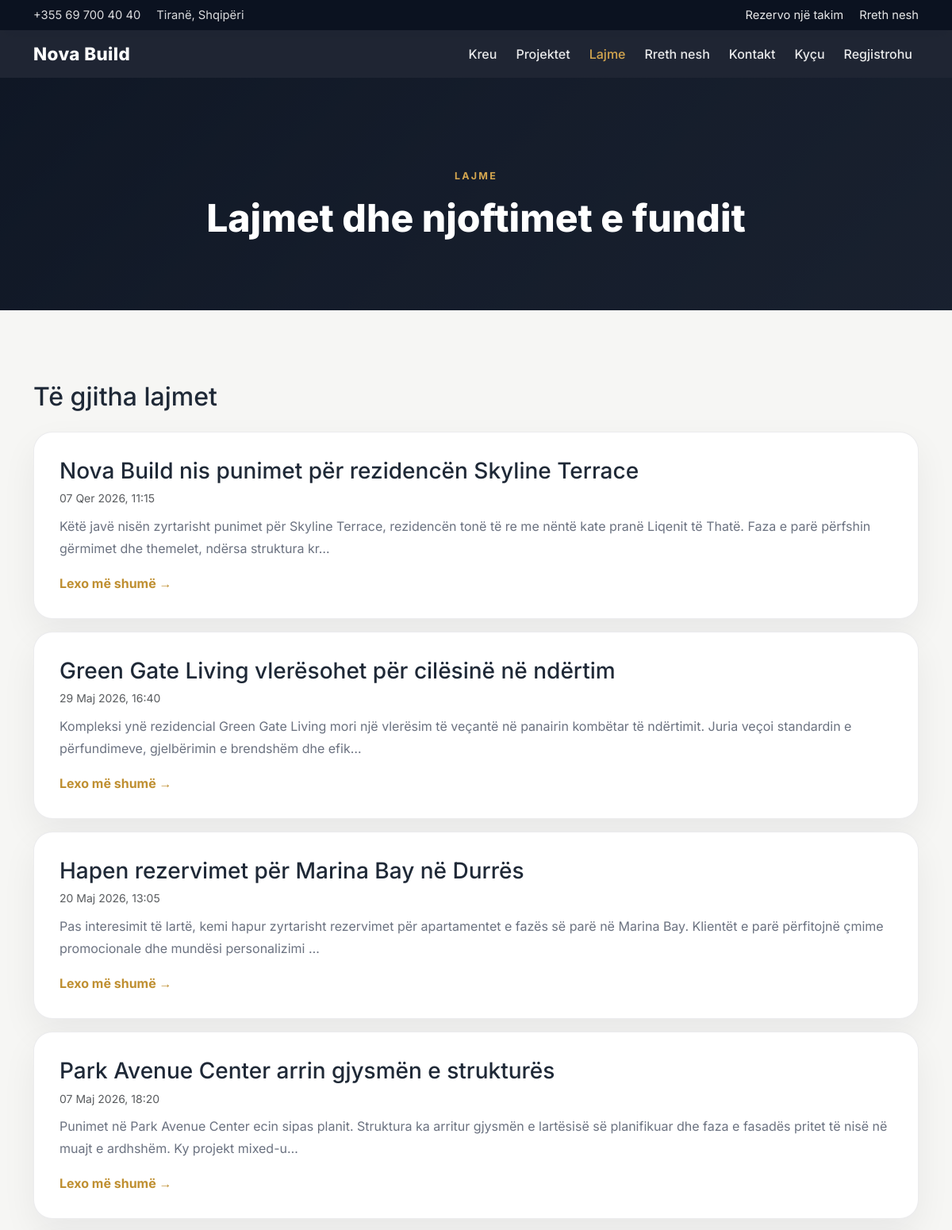
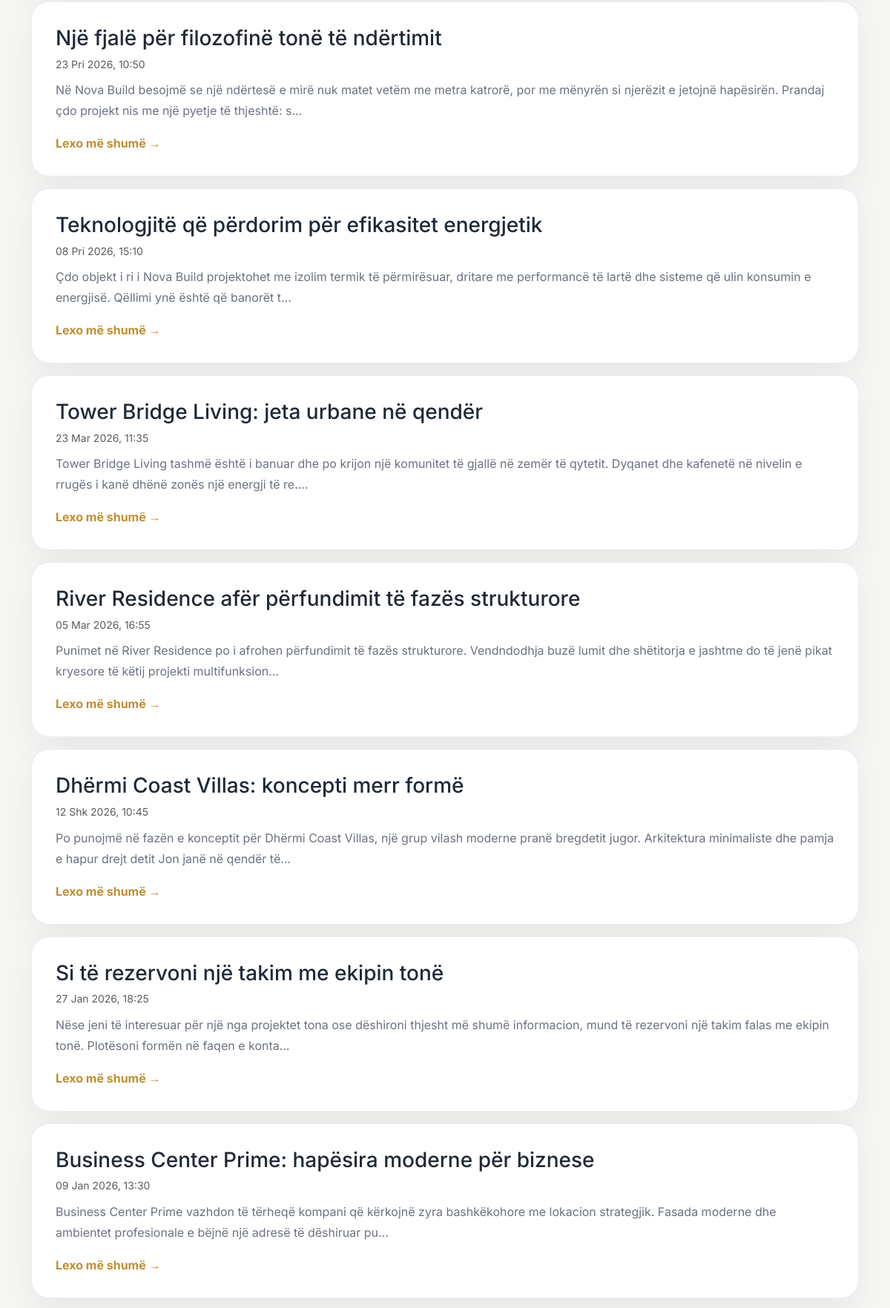
Page /news/ (upper part) on the committed database (2 pictures, top to bottom).
### nova/models.py (models this page shows, shortened)
class NewsPost(models.Model):
    title = models.CharField(max_length=120)
    content = models.TextField(blank=True)
    author = models.ForeignKey(User, on_delete=models.CASCADE)
    date_posted = models.DateTimeField(auto_now_add=True)
    class Meta:
        ordering = ['-date_posted']

### nova/views.py (the view)
# urls.py: path('news/', views.NewsListView.as_view(), name='news-list'),
class NewsListView(ListView):
    model = NewsPost
    template_name = 'nova/news_list.html'
    context_object_name = 'posts'
    ordering = ['-date_posted']

### nova/templates/nova/news_list.html (shortened to what this page needs)
{% extends "nova/base.html" %}
{% block content %}
<section class="page-hero small-hero">
  <div class="container text-center">
    <span class="section-kicker">Lajme</span>
    <h1>Lajmet dhe njoftimet e fundit</h1>
  </div>
</section>
<main class="section-padding bg-light-custom">
  <div class="container">
    <div class="d-flex justify-content-between align-items-center mb-4">
      <h2 class="mb-0">Të gjitha lajmet</h2>
    </div>
    {% for post in posts %}
      <a href="{% url 'news-detail' post.pk %}" class="news-card-link">
        <div class="content-panel mb-3 news-card">
          <h3 class="news-card-title">{{ post.title }}</h3>
          <p class="text-muted small mb-2">{{ post.date_posted|date:"d M Y, H:i" }}</p>
          <p class="mb-2">{{ post.content|truncatechars:180 }}</p>
          <span class="project-link">Lexo më shumë →</span>
        </div>
      </a>
    {% empty %}
      <div class="alert alert-info">Asnjë lajm i publikuar ende.</div>
    {% endfor %}
  </div>
</main>
{% endblock %}

### static/styles/style.css (style rules this page uses)
:root { --dark: #111827; --dark-2: #1f2937; --gold: #d4a64f; --gold-dark: #bf8f31; --text: #1f2937; --muted: #6b7280; --light-bg: #f6f6f4; --white: #ffffff; --border: rgba(17, 24, 39, 0.08); }
* { box-sizing: border-box; }
html { scroll-behavior: smooth; }
body { margin: 0; font-family: 'Inter', sans-serif; color: var(--text); background-color: var(--light-bg); }
a { text-decoration: none; }
.hero-section, .page-hero { background: linear-gradient(rgba(11, 18, 32, 0.78), rgba(11, 18, 32, 0.78)), linear-gradient(135deg, #1f2937, #374151 45%, #4b5563); color: var(--white); }
.small-hero { padding: 110px 0 70px; }
.eyebrow, .section-kicker { display: inline-block; text-transform: uppercase; letter-spacing: 0.18em; font-size: 0.78rem; font-weight: 700; color: var(--gold); }
.hero-card, .content-panel, .feature-panel { background: rgba(255, 255, 255, 0.1); border: 1px solid rgba(255, 255, 255, 0.12); border-radius: 24px; padding: 32px; box-shadow: 0 24px 60px rgba(0, 0, 0, 0.18); }
.content-panel, .feature-panel { background: var(--white); border: 1px solid var(--border); box-shadow: 0 18px 45px rgba(15, 23, 42, 0.06); }
.section-padding { padding: 90px 0; }
.section-heading h2, .page-hero h1 { font-size: clamp(2rem, 4vw, 3rem); font-weight: 800; margin-top: 14px; margin-bottom: 18px; }
.project-body p, .icon-card p, .content-panel p, .contact-item p, .feature-list li, .project-meta li { color: var(--muted); line-height: 1.75; }
.project-link { display: inline-block; margin-top: 10px; color: var(--gold-dark); font-weight: 700; }
.bg-light-custom { background: var(--light-bg); }
.news-card-link { display: block; text-decoration: none; color: inherit; }
.news-card { transition: transform 0.2s ease, box-shadow 0.2s ease; cursor: pointer; }
.news-card-title { color: var(--text, #2b2b2b); margin-bottom: 6px; }

### rows in the picture
NewsPost: title "Nova Build nis punimet për rezidencën Skyline Terrace", date_posted "07 Qer 2026, 11:15", content "Këtë javë nisën zyrtarisht punimet për Skyline Terrace, rezidencën tonë të re me nëntë kate pranë Liqenit të Thatë. Faza e parë përfshin gërmimet dhe themelet, ndërsa struktura kr…"
NewsPost: title "Green Gate Living vlerësohet për cilësinë në ndërtim", date_posted "29 Maj 2026, 16:40", content "Kompleksi ynë rezidencial Green Gate Living mori një vlerësim të veçantë në panairin kombëtar të ndërtimit. Juria veçoi standardin e përfundimeve, gjelbërimin e brendshëm dhe efik…"
NewsPost: title "Hapen rezervimet për Marina Bay në Durrës", date_posted "20 Maj 2026, 13:05", content "Pas interesimit të lartë, kemi hapur zyrtarisht rezervimet për apartamentet e fazës së parë në Marina Bay. Klientët e parë përfitojnë çmime promocionale dhe mundësi personalizimi …"
NewsPost: title "Park Avenue Center arrin gjysmën e strukturës", date_posted "07 Maj 2026, 18:20", content "Punimet në Park Avenue Center ecin sipas planit. Struktura ka arritur gjysmën e lartësisë së planifikuar dhe faza e fasadës pritet të nisë në muajt e ardhshëm. Ky projekt mixed-u…"
NewsPost: title "Një fjalë për filozofinë tonë të ndërtimit", date_posted "23 Pri 2026, 10:50", content "Në Nova Build besojmë se një ndërtesë e mirë nuk matet vetëm me metra katrorë, por me mënyrën si njerëzit e jetojnë hapësirën. Prandaj çdo projekt nis me një pyetje të thjeshtë: s…"
NewsPost: title "Teknologjitë që përdorim për efikasitet energjetik", date_posted "08 Pri 2026, 15:10", content "Çdo objekt i ri i Nova Build projektohet me izolim termik të përmirësuar, dritare me performancë të lartë dhe sisteme që ulin konsumin e energjisë. Qëllimi ynë është që banorët t…"
NewsPost: title "Tower Bridge Living: jeta urbane në qendër", date_posted "23 Mar 2026, 11:35", content "Tower Bridge Living tashmë është i banuar dhe po krijon një komunitet të gjallë në zemër të qytetit. Dyqanet dhe kafenetë në nivelin e rrugës i kanë dhënë zonës një energji të re.…"
NewsPost: title "River Residence afër përfundimit të fazës strukturore", date_posted "05 Mar 2026, 16:55", content "Punimet në River Residence po i afrohen përfundimit të fazës strukturore. Vendndodhja buzë lumit dhe shëtitorja e jashtme do të jenë pikat kryesore të këtij projekti multifunksion…"
NewsPost: title "Dhërmi Coast Villas: koncepti merr formë", date_posted "12 Shk 2026, 10:45", content "Po punojmë në fazën e konceptit për Dhërmi Coast Villas, një grup vilash moderne pranë bregdetit jugor. Arkitektura minimaliste dhe pamja e hapur drejt detit Jon janë në qendër të…"
NewsPost: title "Si të rezervoni një takim me ekipin tonë", date_posted "27 Jan 2026, 18:25", content "Nëse jeni të interesuar për një nga projektet tona ose dëshironi thjesht më shumë informacion, mund të rezervoni një takim falas me ekipin tonë. Plotësoni formën në faqen e konta…"
NewsPost: title "Business Center Prime: hapësira moderne për biznese", date_posted "09 Jan 2026, 13:30", content "Business Center Prime vazhdon të tërheqë kompani që kërkojnë zyra bashkëkohore me lokacion strategjik. Fasada moderne dhe ambientet profesionale e bëjnë një adresë të dëshiruar pu…"
